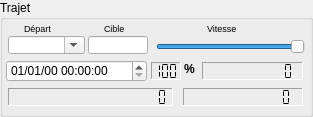
  <widget class="QGroupBox" name="groupBoxTrajet" >
   <property name="geometry" >
    <rect>
     <x>484</x>
     <y>4</y>
     <width>313</width>
     <height>117</height>
    </rect>
   </property>
   <property name="title" >
    <string>Trajet</string>
   </property>
   <widget class="QLabel" name="lTrPo" >
    <property name="geometry" >
     <rect>
      <x>184</x>
      <y>60</y>
      <width>16</width>
      <height>18</height>
     </rect>
    </property>
    <property name="text" >
     <string>&lt;b>%&lt;/b></string>
    </property>
    <property name="wordWrap" >
     <bool>false</bool>
    </property>
   </widget>
   <widget class="QLabel" name="lTrvit" >
    <property name="geometry" >
     <rect>
      <x>207</x>
      <y>20</y>
      <width>53</width>
      <height>16</height>
     </rect>
    </property>
    <property name="font" >
     <font>
      <pointsize>7</pointsize>
     </font>
    </property>
    <property name="text" >
     <string>Vitesse</string>
    </property>
    <property name="wordWrap" >
     <bool>false</bool>
    </property>
   </widget>
   <widget class="QLabel" name="lTrCib" >
    <property name="geometry" >
     <rect>
      <x>104</x>
      <y>20</y>
      <width>32</width>
      <height>16</height>
     </rect>
    </property>
    <property name="font" >
     <font>
      <pointsize>7</pointsize>
     </font>
    </property>
    <property name="text" >
     <string>Cible</string>
    </property>
    <property name="wordWrap" >
     <bool>false</bool>
    </property>
   </widget>
   <widget class="QLCDNumber" name="phalLCD" >
    <property name="geometry" >
     <rect>
      <x>8</x>
      <y>88</y>
      <width>165</width>
      <height>18</height>
     </rect>
    </property>
    <property name="toolTip" >
     <string>Heure locale de départ</string>
    </property>
    <property name="frameShape" >
     <enum>QFrame::Panel</enum>
    </property>
    <property name="frameShadow" >
     <enum>QFrame::Sunken</enum>
    </property>
    <property name="numDigits" >
     <number>19</number>
    </property>
    <property name="segmentStyle" >
     <enum>QLCDNumber::Flat</enum>
    </property>
    <property name="value" stdset="0" >
     <double>0.000000000000000</double>
    </property>
   </widget>
   <widget class="QLCDNumber" name="timeLcd" >
    <property name="geometry" >
     <rect>
      <x>183</x>
      <y>88</y>
      <width>120</width>
      <height>18</height>
     </rect>
    </property>
    <property name="toolTip" >
     <string>Durée du trajet</string>
    </property>
    <property name="frameShape" >
     <enum>QFrame::Panel</enum>
    </property>
    <property name="frameShadow" >
     <enum>QFrame::Sunken</enum>
    </property>
    <property name="numDigits" >
     <number>12</number>
    </property>
    <property name="segmentStyle" >
     <enum>QLCDNumber::Flat</enum>
    </property>
    <property name="value" stdset="0" >
     <double>0.000000000000000</double>
    </property>
   </widget>
   <widget class="QLabel" name="lTrDep" >
    <property name="geometry" >
     <rect>
      <x>24</x>
      <y>20</y>
      <width>40</width>
      <height>16</height>
     </rect>
    </property>
    <property name="font" >
     <font>
      <pointsize>7</pointsize>
     </font>
    </property>
    <property name="text" >
     <string>Départ</string>
    </property>
    <property name="wordWrap" >
     <bool>false</bool>
    </property>
   </widget>
   <widget class="QSlider" name="vitesse" >
    <property name="geometry" >
     <rect>
      <x>156</x>
      <y>38</y>
      <width>149</width>
      <height>18</height>
     </rect>
    </property>
    <property name="focusPolicy" >
     <enum>Qt::NoFocus</enum>
    </property>
    <property name="minimum" >
     <number>10</number>
    </property>
    <property name="maximum" >
     <number>100</number>
    </property>
    <property name="value" >
     <number>100</number>
    </property>
    <property name="orientation" >
     <enum>Qt::Horizontal</enum>
    </property>
   </widget>
   <widget class="QLineEdit" name="cible" >
    <property name="geometry" >
     <rect>
      <x>88</x>
      <y>36</y>
      <width>60</width>
      <height>18</height>
     </rect>
    </property>
    <property name="toolTip" >
     <string>Coordonnées de la cible sous forme x:xxx:xx</string>
    </property>
   </widget>
   <widget class="QLCDNumber" name="vitesseLcd" >
    <property name="geometry" >
     <rect>
      <x>151</x>
      <y>62</y>
      <width>30</width>
      <height>18</height>
     </rect>
    </property>
    <property name="frameShape" >
     <enum>QFrame::Panel</enum>
    </property>
    <property name="frameShadow" >
     <enum>QFrame::Sunken</enum>
    </property>
    <property name="numDigits" >
     <number>3</number>
    </property>
    <property name="segmentStyle" >
     <enum>QLCDNumber::Flat</enum>
    </property>
    <property name="value" stdset="0" >
     <double>100.000000000000000</double>
    </property>
   </widget>
   <widget class="QLCDNumber" name="deutLcd" >
    <property name="geometry" >
     <rect>
      <x>202</x>
      <y>62</y>
      <width>101</width>
      <height>18</height>
     </rect>
    </property>
    <property name="toolTip" >
     <string>Deuterium consomé</string>
    </property>
    <property name="frameShape" >
     <enum>QFrame::Panel</enum>
    </property>
    <property name="frameShadow" >
     <enum>QFrame::Sunken</enum>
    </property>
    <property name="numDigits" >
     <number>10</number>
    </property>
    <property name="segmentStyle" >
     <enum>QLCDNumber::Flat</enum>
    </property>
   </widget>
   <widget class="QDateTimeEdit" name="phallange" >
    <property name="geometry" >
     <rect>
      <x>6</x>
      <y>60</y>
      <width>141</width>
      <height>22</height>
     </rect>
    </property>
    <property name="focusPolicy" >
     <enum>Qt::NoFocus</enum>
    </property>
    <property name="toolTip" >
     <string>Date/heure de l'impact souhaité</string>
    </property>
    <property name="displayFormat" >
     <string>dd/MM/yy HH:mm:ss</string>
    </property>
   </widget>
   <widget class="QComboBox" name="depart" >
    <property name="geometry" >
     <rect>
      <x>8</x>
      <y>36</y>
      <width>77</width>
      <height>18</height>
     </rect>
    </property>
    <property name="toolTip" >
     <string>Coordonnées de départ sous forme x:xxx:xx</string>
    </property>
    <property name="editable" >
     <bool>true</bool>
    </property>
   </widget>
  </widget>
